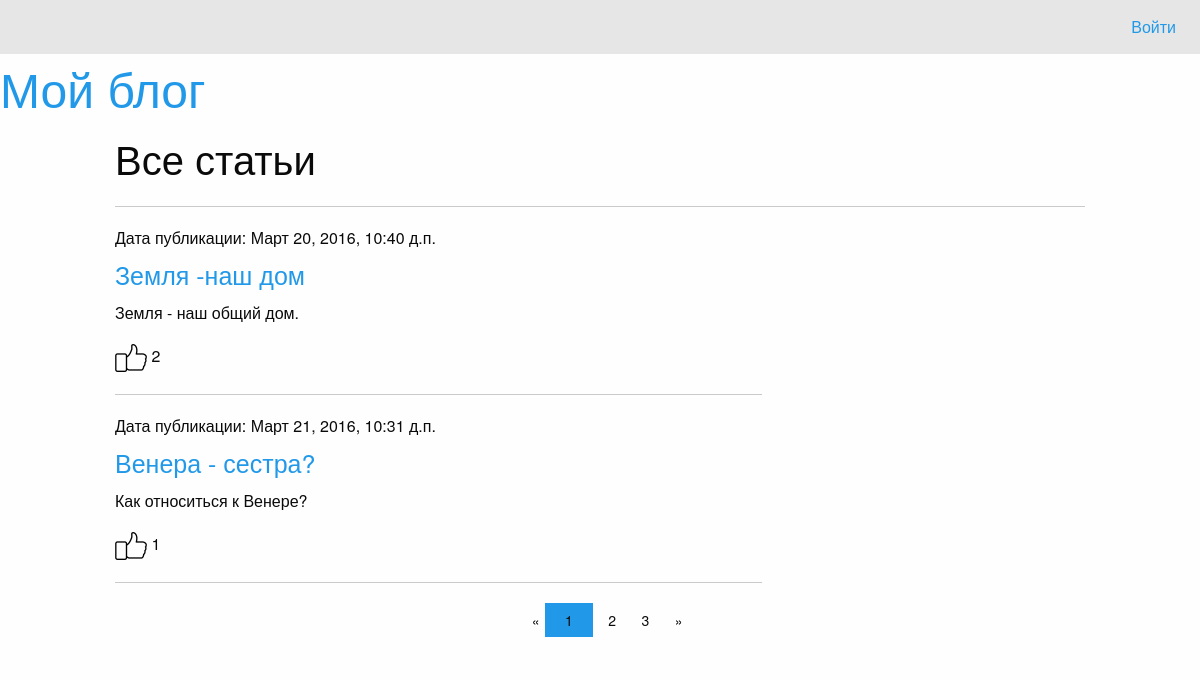
The page /articles/all/ on the database its author committed.
### article/models.py (models this page shows, shortened)
class Article(models.Model):
    title = models.CharField(max_length = 200)
    text = models.TextField()
    date = models.DateTimeField()
    likes = models.IntegerField(default=0)
    class Meta:
        db_table = 'articles'
        verbose_name = "Статья"
        verbose_name_plural = "Статьи"

### article/views.py (the view)
# urls.py: url(r'^articles/all/', views.articles),
@require_GET
def articles(request, page_num=1):
    articles = Article.objects.all()
    paginator = Paginator(articles, 2)
    page = paginator.page(page_num)
    return render(request, 'articles.html', {
        'articles': page,
        })

### article/templates/articles.html
{% extends 'main.html' %}
{% load staticfiles %}
{% block article %}
<h2>Все статьи</h2>
<hr>
<div class="large-8">
{% for article in articles %}
  <h6>Дата публикации: {{ article.date }}</h6>
  <h4><a href="/articles/get/{{ article.id }}/">{{ article.title }}</a></h4>
  <p>{{ article.text }}</p>
  <p><a href="/articles/addlike/{{ article.id }}/"><img src="{% static 'icon-like.png' %}"></a> {{ article.likes }}</p>
  <hr>
{% endfor %}
</div>
<div class="row">
    <div class="large-3 large-offset-5 columns">
        <ul class="pagination">
            {% if articles.has_previous %}
              <li class="arrow"><a href="/page/{{ articles.previous_page_number }}/">&laquo;</a></li>
            {% else %}
              <li class="arrow unavailable">&laquo;</li>
            {% endif %}
            {% for page in articles.paginator.page_range %}
              {% if page == articles.number %}
                <li class="current"><a href="/page/{{ page }}/">{{ page }}</a></li>
              {% else %}
                <li><a href="/page/{{ page }}/">{{ page }}</a></li>
              {% endif %}
            {% endfor %}
            {% if articles.has_next %}
              <li class="arrow"><a href="/page/{{ articles.next_page_number }}/">&raquo;</a></li>
            {% else %}
              <li class="arrow unavailable">&raquo;</li>
            {% endif %}
        </ul>
    </div>
</div>
{% endblock %}

### rows shown on the page
Article: date "Март 20, 2016, 10:40 д.п.", title "Земля -наш дом", text "Земля - наш общий дом.", likes "2"
Article: date "Март 21, 2016, 10:31 д.п.", title "Венера - сестра?", text "Как относиться к Венере?", likes "1"

### other values the page prints
{{ page }} "1"
{{ page }} "2" "3"
